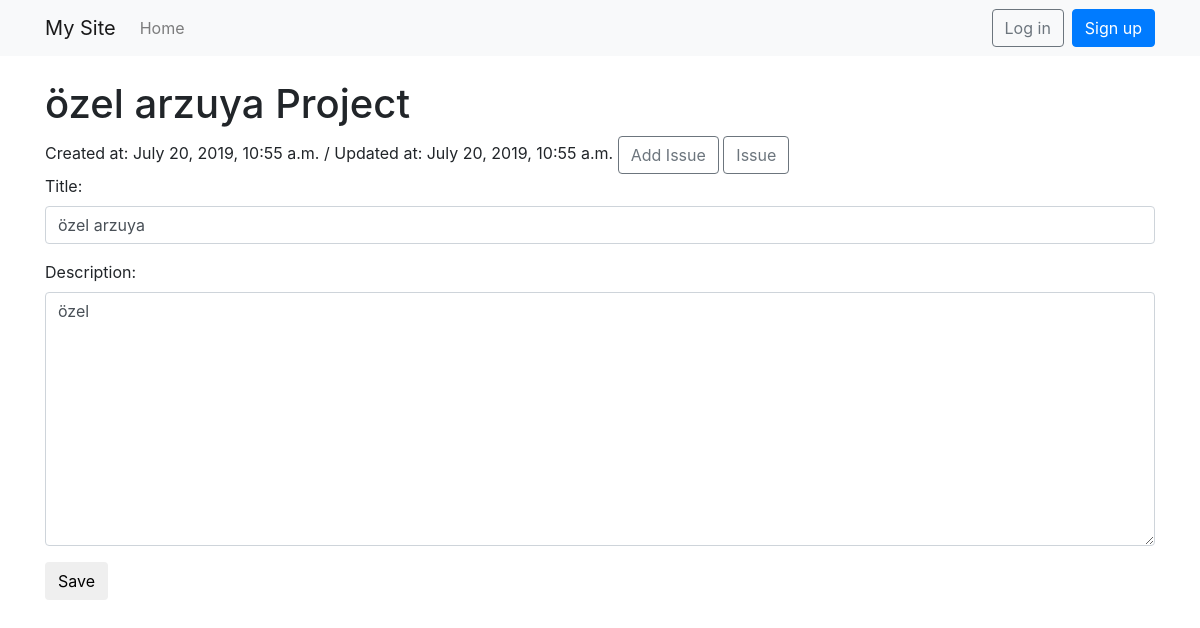
Screenshot of /20/ with the database file from the repository.
### todo/models.py (models this page shows, shortened)
class Project(models.Model):
    user = models.ForeignKey(User, on_delete=models.CASCADE, blank=True, null=True)
    title = models.CharField(max_length=50, verbose_name='Title', blank=True)
    description = models.TextField(max_length=200)
    created_at = models.DateTimeField(auto_now_add=True, verbose_name='Created at')
    updated_at = models.DateTimeField(auto_now=True, verbose_name='Updated at')

### todo/views.py (the view)
# urls.py: path('<int:pk>/', views.ProjectDetailView.as_view(), name = 'project-detail'),
class ProjectDetailView(DetailView):
    model = Project
    template_name = 'project_detail.html'
    def get(self, request, *args, **kwargs):
        self.object = self.get_object()
        context = self.get_context_data(object=self.object)
        data={
            'title':self.object.title,
            'description':self.object.description,
            'updated_at':self.object.updated_at,
            'created_at':self.object.created_at,
        }
        context['form']=ProjectForm(data)
        return self.render_to_response(context)

### todo/forms.py
class ProjectForm(forms.Form):
    title = forms.CharField(label='Title',
                            widget=forms.TextInput(
                                attrs={'class': 'form-control'}
                                )
                            )
    description = forms.CharField(required=False,
                                  widget=forms.Textarea(
                                      attrs={'cols': "80", 'rows': "10", 'class': 'form-control'}
                                      )
                                )
    class Meta:
        model = Project
        fields = ['title']

### templates/project_detail.html (shortened to what this page needs)
{% extends 'base.html' %}
{% block content %}
    <h1>{{ object.title }} Project</h1>
    <form method="POST" class="project-detail">
        Created at: {{ object.created_at }} /
        Updated at: {{ object.updated_at }}
        <form method="POST" class="issue-create">
            <a href="{% url 'issue-create' object.pk %}" class="btn btn-outline-secondary">Add Issue</a>
            <a class="btn btn-outline-secondary" href="{% url 'issue-index' object.pk %}">Issue</a>
        </form>
        {{ form.as_p }}
        <button type="submit" class="save btn btn-default">Save</button>
    </form>
{% endblock %}

### rows the page displays
Project: title "özel arzuya", created_at "July 20, 2019, 10:55 a.m.", updated_at "July 20, 2019, 10:55 a.m.", description "özel"
